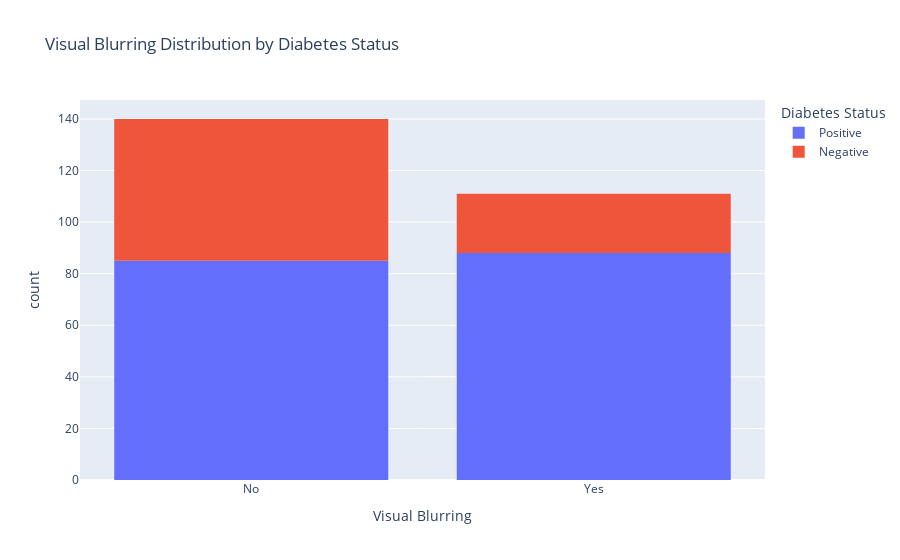

Source (notebook cell):
### Markdown cell above
Individuals with genital thrush have a 25.94% chance of testing positive for diabetes, while those without genital thrush have a 74.06% chance of testing positive.

### Code cell
visual = px.histogram(Diabetes, x = 'visual blurring', color = 'class',  title="Visual Blurring Distribution by Diabetes Status",

    labels={"visual blurring": "Visual Blurring", "count": "Number of Cases", "class": "Diabetes Status"})
visual.show()

plt_blurring= ['visual blurring', 'class']
tm = sns.light_palette("green", as_cmap=True)
(round(pd.crosstab(Diabetes[plt_blurring[0]], Diabetes[plt_blurring[1]], normalize='columns') * 100,2)).style.background_gradient(cmap = tm)

### Figure 1 — Plotly figure (JSON) as saved in the notebook; plotly's stock layout.template omitted (floating-point values rounded to 4 significant figures; data arrays with more than 128 entries replaced by an {"elided": "..."} marker saying what was removed)
{"data": [{"alignmentgroup": "True", "bingroup": "x", "hovertemplate": "Diabetes Status=Positive<br>Visual Blurring=%{x}<br>count=%{y}<extra></extra>", "legendgroup": "Positive", "marker": {"color": "#636efa", "pattern": {"shape": ""}}, "name": "Positive", "offsetgroup": "Positive", "orientation": "v", "showlegend": true, "type": "histogram", "x": {"elided": "173 str values"}, "xaxis": "x", "yaxis": "y"}, {"alignmentgroup": "True", "bingroup": "x", "hovertemplate": "Diabetes Status=Negative<br>Visual Blurring=%{x}<br>count=%{y}<extra></extra>", "legendgroup": "Negative", "marker": {"color": "#EF553B", "pattern": {"shape": ""}}, "name": "Negative", "offsetgroup": "Negative", "orientation": "v", "showlegend": true, "type": "histogram", "x": ["Yes", "No", "No", "No", "No", "Yes", "No", "No", "No", "No", "No", "No", "No", "No", "No", "No", "Yes", "Yes", "No", "No", "No", "No", "Yes", "Yes", "No", "No", "No", "No", "No", "No", "No", "Yes", "No", "No", "No", "Yes", "Yes", "Yes", "No", "No", "Yes", "Yes", "No", "No", "No", "Yes", "No", "No", "No", "No", "No", "No", "No", "No", "Yes", "No", "No", "No", "Yes", "No", "Yes", "Yes", "No", "Yes", "Yes", "Yes", "Yes", "No", "No", "No", "No", "No", "No", "No", "Yes", "No", "Yes", "No"], "xaxis": "x", "yaxis": "y"}], "layout": {"autosize": true, "barmode": "relative", "legend": {"title": {"text": "Diabetes Status"}, "tracegroupgap": 0}, "title": {"text": "Visual Blurring Distribution by Diabetes Status"}, "xaxis": {"anchor": "y", "autorange": true, "domain": [0, 1], "range": [-0.5, 1.5], "title": {"text": "Visual Blurring"}, "type": "category"}, "yaxis": {"anchor": "x", "autorange": true, "domain": [0, 1], "range": [0, 147.4], "title": {"text": "count"}}}}
